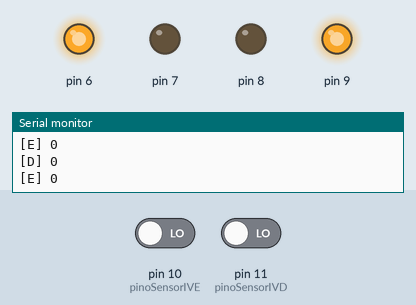
The sketch below on a simulated Arduino Uno, built with avr-gcc and run on an emulated ATmega328P. Parts: output pins drawn as LEDs (lit = HIGH), the last lines printed to the serial monitor. Dashed ring = blinking. The inputs (shaded band) are chosen by the test bench; at power-on: pin 10 (pinoSensorIVE) LOW, pin 11 (pinoSensorIVD) LOW. Random numbers use the default seed unless the sketch sets one.

Above: at 1.2 s.
1.3 s: pin 10 (pinoSensorIVE) driven HIGH
At 1.62 s:
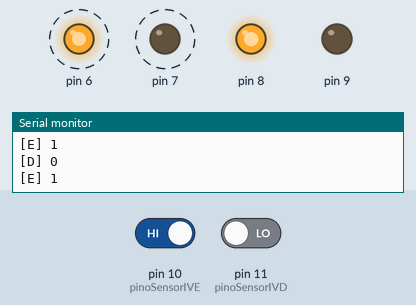
4.3 s: pin 11 (pinoSensorIVD) driven HIGH
At 4.8 s:
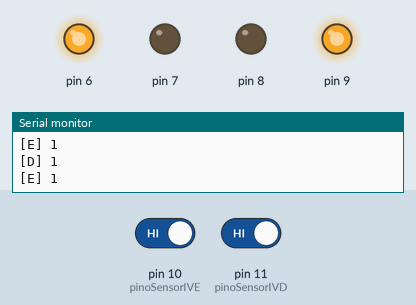
5.8 s: pin 10 (pinoSensorIVE) driven LOW
At 6.53 s:
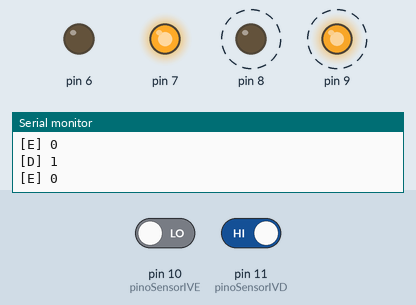
8.8 s: pin 11 (pinoSensorIVD) driven LOW
At 9.5 s:
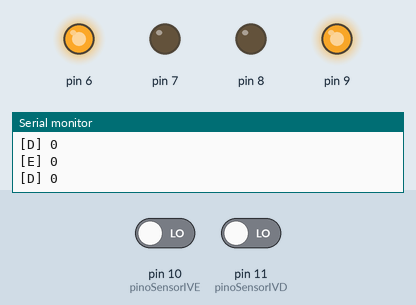
Timing chart, 0 to 11.4 s (numbered marks = the images above; inputs shaded):
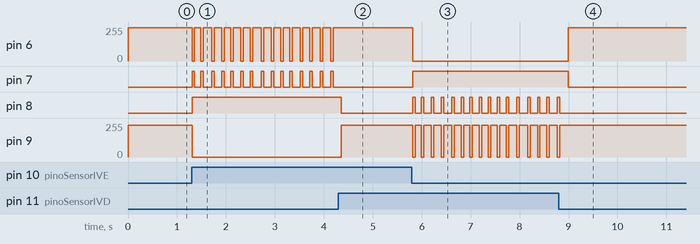

The sketch:

Robo_v7.ino
```cpp
#define pinoSensorIVD 11
#define pinoSensorIVE 10

class DCMotor
{
  uint8_t spd = 240, pin1, pin2;

  public:
  void Pinout(uint8_t in1, uint8_t in2)
  {
    pin1 = in1;
    pin2 = in2;
    pinMode(pin1, OUTPUT);
    pinMode(pin2, OUTPUT);
  }

  void Frente(uint8_t x)
  {
    analogWrite(pin1, spd+x);
    digitalWrite(pin2, LOW);
  }

  void Tras(uint8_t x)
  {
    digitalWrite(pin1, LOW);
    analogWrite(pin2, spd+x);
  }

  void Parada()
  {
    digitalWrite(pin1, LOW);
    digitalWrite(pin2, LOW);
  }
};

DCMotor Motor1;
DCMotor Motor2;


void Direcao(int E, int D)
{
  Serial.print("[D] ");
  Serial.println(D);
  Serial.print("[E] ");
  Serial.println(E);
  Serial.println();

  /*
  Branco=0
  Preto=1
  */

  uint8_t m1=0;
  uint8_t m2=8;
  uint8_t dlRe=50;
  uint8_t dlGiro=75;
  uint8_t dlRandom=50;

  if (E == 1 && D == 1)
  {
    //Frente
    Motor1.Frente(m1);
    Motor2.Frente(m2);
  }
    else if (E == 0 && D == 0)
  {
    //Frente
    Motor1.Frente(m1);
    Motor2.Frente(m2);
  }

  else if (E == 1 && D == 0)
  {
    Motor1.Tras(m1);
    Motor2.Tras(m2);
    delay(dlRe);
    //Direito
    Motor1.Tras(m1);
    Motor2.Frente(m2);
    delay(dlGiro+random(dlRandom));

  }
  else if (E == 0 && D == 1)
  {
    Motor1.Tras(m1);
    Motor2.Tras(m2);
    delay(dlRe);
    //Esquerdo
    Motor1.Frente(m1);
    Motor2.Tras(m2);
    delay(dlGiro+random(dlRandom));
  }
  else
    Serial.println("Sla como caiu aqui!!!");
}

void setup()
{
  pinMode(pinoSensorIVE, INPUT);
  pinMode(pinoSensorIVD, INPUT);

  Motor1.Pinout(9, 8);
  Motor2.Pinout(6, 7);

  Serial.begin(9600);
}

//Código começa a ser lido aqui
void loop()
{
  int valorIVD = digitalRead(pinoSensorIVD);
  int valorIVE = digitalRead(pinoSensorIVE);

  //Código para decidir a ação dos motores
  Direcao(valorIVE, valorIVD);
  delay(50);
}
```

Measured:
- after the input at 1.3 s, pin 6: alternates 248/255 for 0.15 s and 0/255 for 0.05 s, starting at once; pin 7: alternates HIGH for 0.05 s and LOW for 0.15 s, starting at once; pin 8: LOW → HIGH at once; pin 9: 240/255 → 0/255 at once
- after the input at 4.3 s, pin 8: HIGH → LOW after 0.06 s; pin 9: 0/255 → 240/255 after 0.06 s
- after the input at 5.8 s, pin 6: 248/255 → 0/255 at once; pin 7: LOW → HIGH at once; pin 8: alternates HIGH for 0.05 s and LOW for 0.14 s, starting at once; pin 9: alternates 240/255 for 0.14 s and 0/255 for 0.05 s, starting at once
- after the input at 8.8 s, pin 6: 0/255 → 248/255 after 0.19 s; pin 7: HIGH → LOW after 0.19 s
